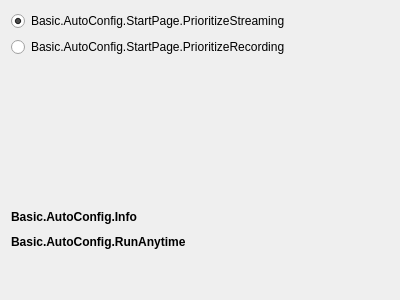
<?xml version="1.0" encoding="UTF-8"?>
<?xml-model href="XML-Schema-Qt5.15.xsd" ?>
<ui version="4.0">
 <class>AutoConfigStartPage</class>
 <widget class="QWidget" name="AutoConfigStartPage">
  <property name="geometry">
   <rect>
    <x>0</x>
    <y>0</y>
    <width>400</width>
    <height>300</height>
   </rect>
  </property>
  <property name="windowTitle">
   <string notr="true"/>
  </property>
  <layout class="QVBoxLayout" name="verticalLayout">
   <item>
    <widget class="QRadioButton" name="prioritizeStreaming">
     <property name="text">
      <string>Basic.AutoConfig.StartPage.PrioritizeStreaming</string>
     </property>
     <property name="checked">
      <bool>true</bool>
     </property>
    </widget>
   </item>
   <item>
    <widget class="QRadioButton" name="prioritizeRecording">
     <property name="text">
      <string>Basic.AutoConfig.StartPage.PrioritizeRecording</string>
     </property>
    </widget>
   </item>
   <item>
    <spacer name="verticalSpacer_2">
     <property name="orientation">
      <enum>Qt::Vertical</enum>
     </property>
     <property name="sizeType">
      <enum>QSizePolicy::Expanding</enum>
     </property>
     <property name="sizeHint" stdset="0">
      <size>
       <width>40</width>
       <height>40</height>
      </size>
     </property>
    </spacer>
   </item>
   <item>
    <widget class="QLabel" name="label_2">
     <property name="font">
      <font>
       <weight>75</weight>
       <bold>true</bold>
      </font>
     </property>
     <property name="text">
      <string>Basic.AutoConfig.Info</string>
     </property>
     <property name="wordWrap">
      <bool>true</bool>
     </property>
    </widget>
   </item>
   <item>
    <spacer name="verticalSpacer_3">
     <property name="orientation">
      <enum>Qt::Vertical</enum>
     </property>
     <property name="sizeType">
      <enum>QSizePolicy::Fixed</enum>
     </property>
     <property name="sizeHint" stdset="0">
      <size>
       <width>5</width>
       <height>5</height>
      </size>
     </property>
    </spacer>
   </item>
   <item>
    <widget class="QLabel" name="label">
     <property name="font">
      <font>
       <weight>75</weight>
       <bold>true</bold>
      </font>
     </property>
     <property name="text">
      <string>Basic.AutoConfig.RunAnytime</string>
     </property>
     <property name="wordWrap">
      <bool>true</bool>
     </property>
    </widget>
   </item>
   <item>
    <spacer name="verticalSpacer">
     <property name="orientation">
      <enum>Qt::Vertical</enum>
     </property>
     <property name="sizeType">
      <enum>QSizePolicy::Fixed</enum>
     </property>
     <property name="sizeHint" stdset="0">
      <size>
       <width>20</width>
       <height>40</height>
      </size>
     </property>
    </spacer>
   </item>
  </layout>
 </widget>
 <resources/>
 <connections/>
</ui>
